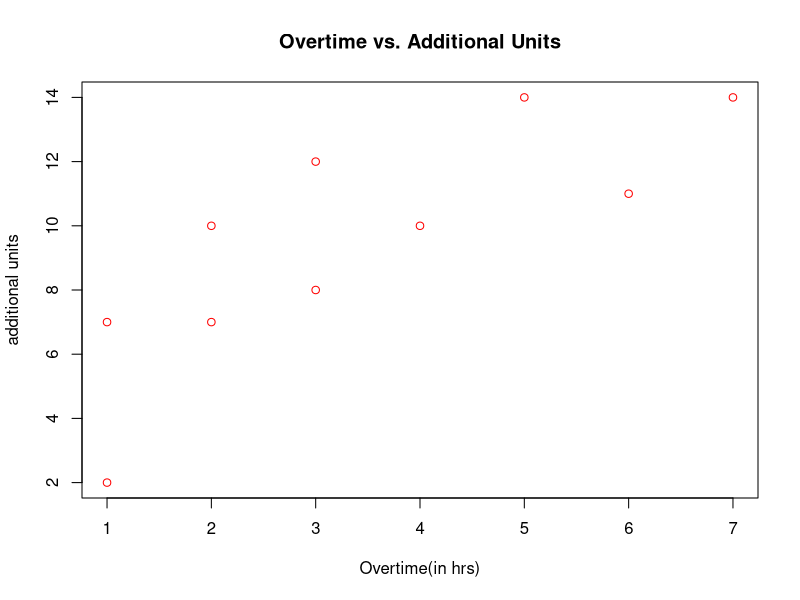

This chart was generated by the following R code:
# For 10 randomly selected observations, the following data were
# recorded:
# Write down R code to find the linear regression lines between
# Overtime hrs. (x) and additional units (y).
# Comment on the correlation coefficient.

x <- c(1, 1, 2, 2, 3, 3, 4, 5, 6, 7)
y <- c(2, 7, 7, 10, 8, 12, 10, 14, 11, 14)

linear_model <- lm(y ~ x)
print(summary(linear_model))

r <- cor(x, y)

print(r)

plot(x,y, main="Overtime vs. Additional Units",xlab="Overtime(in hrs)",
     ylab="additional units",col="red")
